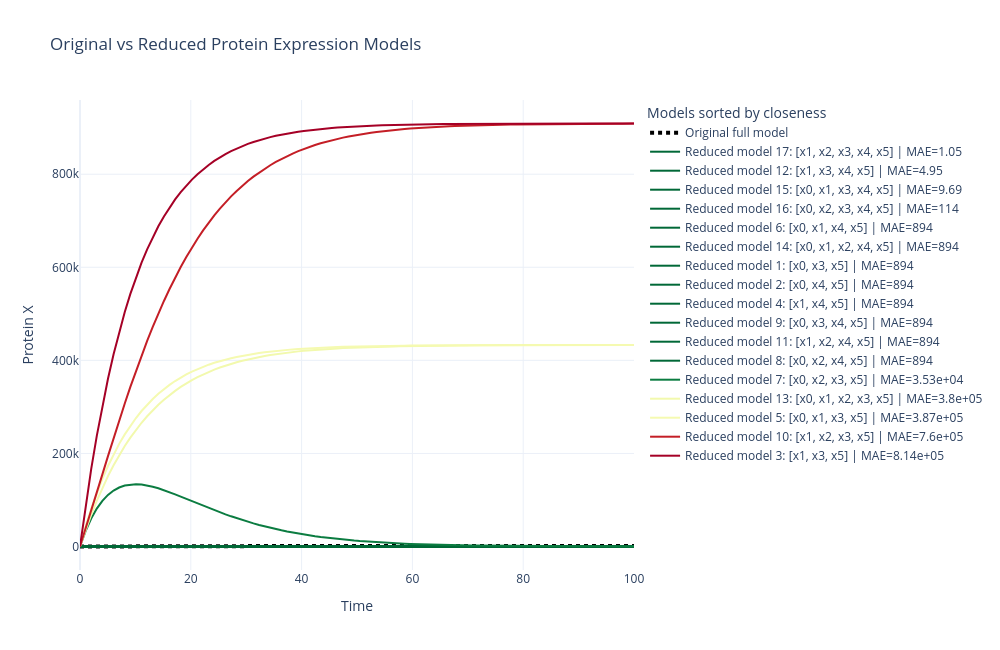

The cell this chart's notebook holds for it:
### Markdown cell above
Proceeded to plot it using plot.ly. Asked Claude from VScode to code using plot.ly and color code it + sort the legend based off MAE (mean squared error)

### Code cell
from autoreduce.utils import get_ODE
import numpy as np
import plotly.graph_objects as go
import matplotlib.pyplot as plt

# Solve original full model
sys_ode = get_ODE(sys, timepoints_ode)
orig_sol = sys_ode.solve_system().T

# Original output: y = Cx
orig_output = np.ravel(np.array(C) @ orig_sol)

reduced_results = []

for i, model in enumerate(reduced_models):
    try:
        red_ode = get_ODE(model, timepoints_ode)
        red_sol = red_ode.solve_system().T

        # reduced output
        red_C = np.array(model.C)
        red_output = np.ravel(red_C @ red_sol)

        # compare to original
        mae = np.mean(np.abs(orig_output - red_output))

        reduced_results.append({
            "name": f"Reduced model {i+1}: {model.x}",
            "model": model,
            "output": red_output,
            "mae": mae
        })

    except Exception as e:
        print(f"Reduced model {i+1} failed: {model.x}")
        print(e)

# Sort best to worst
reduced_results = sorted(reduced_results, key=lambda d: d["mae"])

# Color by error
mae_values = [r["mae"] for r in reduced_results]

norm = plt.Normalize(min(mae_values), max(mae_values))
cmap = plt.cm.get_cmap("RdYlGn_r")  # green = closer, red = worse

fig = go.Figure()

# Original model as dotted black reference
fig.add_trace(
    go.Scatter(
        x=timepoints_ode,
        y=orig_output,
        mode="lines",
        name="Original full model",
        line=dict(color="black", dash="dot", width=4)
    )
)

# Add reduced models in sorted order
for r in reduced_results:
    rgba = cmap(norm(r["mae"]))
    color = (
        f"rgb({int(rgba[0]*255)},"
        f"{int(rgba[1]*255)},"
        f"{int(rgba[2]*255)})"
    )

    fig.add_trace(
        go.Scatter(
            x=timepoints_ode,
            y=r["output"],
            mode="lines",
            name=f"{r['name']} | MAE={r['mae']:.3g}",
            line=dict(color=color, width=2)
        )
    )

fig.update_layout(
    title="Original vs Reduced Protein Expression Models",
    xaxis_title="Time",
    yaxis_title="Protein X",
    legend_title="Models sorted by closeness",
    template="plotly_white",
    width=1000,
    height=650
)

fig.show()
